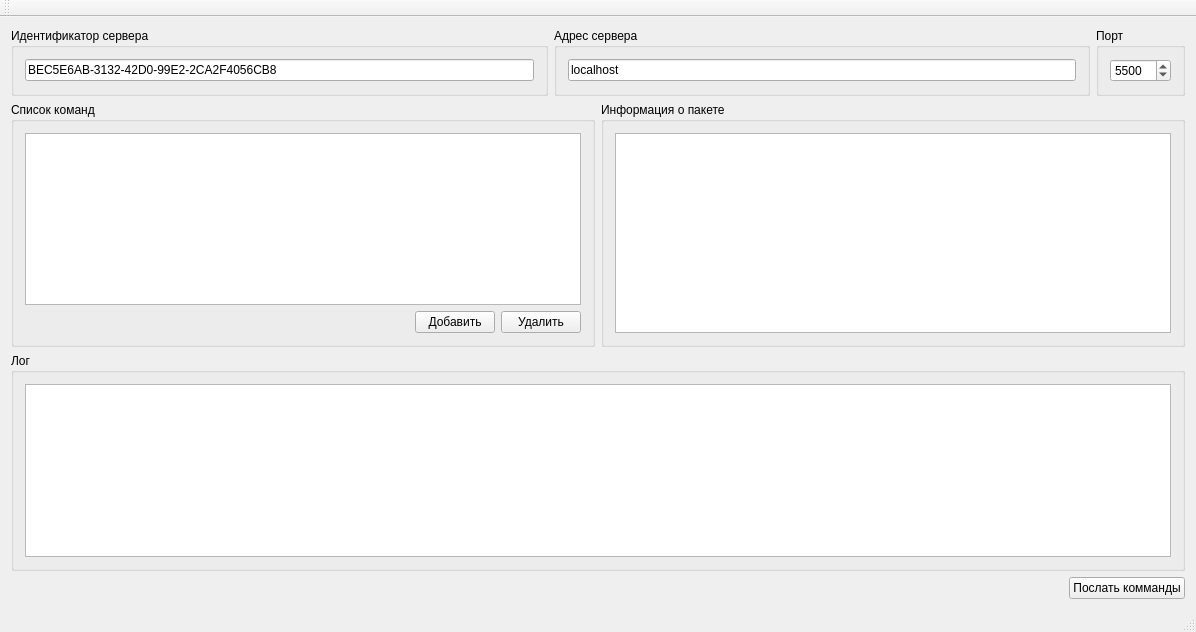
<?xml version="1.0" encoding="UTF-8"?>
<ui version="4.0">
 <class>MainWindow</class>
 <widget class="QMainWindow" name="MainWindow">
  <property name="geometry">
   <rect>
    <x>0</x>
    <y>0</y>
    <width>1196</width>
    <height>632</height>
   </rect>
  </property>
  <property name="windowTitle">
   <string>MainWindow</string>
  </property>
  <widget class="QWidget" name="centralWidget">
   <layout class="QVBoxLayout" name="verticalLayout_6">
    <item>
     <layout class="QHBoxLayout" name="horizontalLayout_4">
      <item>
       <widget class="QGroupBox" name="groupBox_6">
        <property name="title">
         <string>Идентификатор сервера</string>
        </property>
        <layout class="QVBoxLayout" name="verticalLayout_7">
         <item>
          <widget class="QLineEdit" name="lineEditServerId">
           <property name="text">
            <string>BEC5E6AB-3132-42D0-99E2-2CA2F4056CB8</string>
           </property>
          </widget>
         </item>
        </layout>
       </widget>
      </item>
      <item>
       <widget class="QGroupBox" name="groupBox_4">
        <property name="title">
         <string>Адрес сервера</string>
        </property>
        <layout class="QVBoxLayout" name="verticalLayout_5">
         <item>
          <widget class="QLineEdit" name="lineEditServer">
           <property name="text">
            <string>localhost</string>
           </property>
          </widget>
         </item>
        </layout>
       </widget>
      </item>
      <item>
       <widget class="QGroupBox" name="groupBox_5">
        <property name="title">
         <string>Порт</string>
        </property>
        <layout class="QVBoxLayout" name="verticalLayout_4">
         <item>
          <widget class="QSpinBox" name="spinBoxPort">
           <property name="minimum">
            <number>1</number>
           </property>
           <property name="maximum">
            <number>65535</number>
           </property>
           <property name="value">
            <number>5500</number>
           </property>
          </widget>
         </item>
        </layout>
       </widget>
      </item>
     </layout>
    </item>
    <item>
     <layout class="QHBoxLayout" name="horizontalLayout_2">
      <item>
       <widget class="QGroupBox" name="groupBox">
        <property name="title">
         <string>Список команд</string>
        </property>
        <layout class="QVBoxLayout" name="verticalLayout">
         <item>
          <widget class="QTreeView" name="treeView">
           <property name="alternatingRowColors">
            <bool>true</bool>
           </property>
           <property name="animated">
            <bool>true</bool>
           </property>
          </widget>
         </item>
         <item>
          <layout class="QHBoxLayout" name="horizontalLayout">
           <item>
            <spacer name="horizontalSpacer_2">
             <property name="orientation">
              <enum>Qt::Horizontal</enum>
             </property>
             <property name="sizeHint" stdset="0">
              <size>
               <width>40</width>
               <height>20</height>
              </size>
             </property>
            </spacer>
           </item>
           <item>
            <widget class="QPushButton" name="pushButtonAdd">
             <property name="text">
              <string>Добавить</string>
             </property>
            </widget>
           </item>
           <item>
            <widget class="QPushButton" name="pushButtonRemove">
             <property name="text">
              <string>Удалить</string>
             </property>
            </widget>
           </item>
          </layout>
         </item>
        </layout>
       </widget>
      </item>
      <item>
       <widget class="QGroupBox" name="groupBox_2">
        <property name="title">
         <string>Информация о пакете</string>
        </property>
        <layout class="QVBoxLayout" name="verticalLayout_2">
         <item>
          <widget class="QPlainTextEdit" name="plainTextEditInfo"/>
         </item>
        </layout>
       </widget>
      </item>
     </layout>
    </item>
    <item>
     <widget class="QGroupBox" name="groupBox_3">
      <property name="title">
       <string>Лог</string>
      </property>
      <layout class="QVBoxLayout" name="verticalLayout_3">
       <item>
        <widget class="QPlainTextEdit" name="plainTextEditLog"/>
       </item>
      </layout>
     </widget>
    </item>
    <item>
     <layout class="QHBoxLayout" name="horizontalLayout_3">
      <item>
       <spacer name="horizontalSpacer">
        <property name="orientation">
         <enum>Qt::Horizontal</enum>
        </property>
        <property name="sizeHint" stdset="0">
         <size>
          <width>40</width>
          <height>20</height>
         </size>
        </property>
       </spacer>
      </item>
      <item>
       <widget class="QPushButton" name="pushButtonSend">
        <property name="text">
         <string>Послать комманды</string>
        </property>
       </widget>
      </item>
     </layout>
    </item>
   </layout>
  </widget>
  <widget class="QMenuBar" name="menuBar">
   <property name="geometry">
    <rect>
     <x>0</x>
     <y>0</y>
     <width>1196</width>
     <height>21</height>
    </rect>
   </property>
  </widget>
  <widget class="QToolBar" name="mainToolBar">
   <attribute name="toolBarArea">
    <enum>TopToolBarArea</enum>
   </attribute>
   <attribute name="toolBarBreak">
    <bool>false</bool>
   </attribute>
  </widget>
  <widget class="QStatusBar" name="statusBar"/>
 </widget>
 <layoutdefault spacing="6" margin="11"/>
 <resources/>
 <connections/>
</ui>
